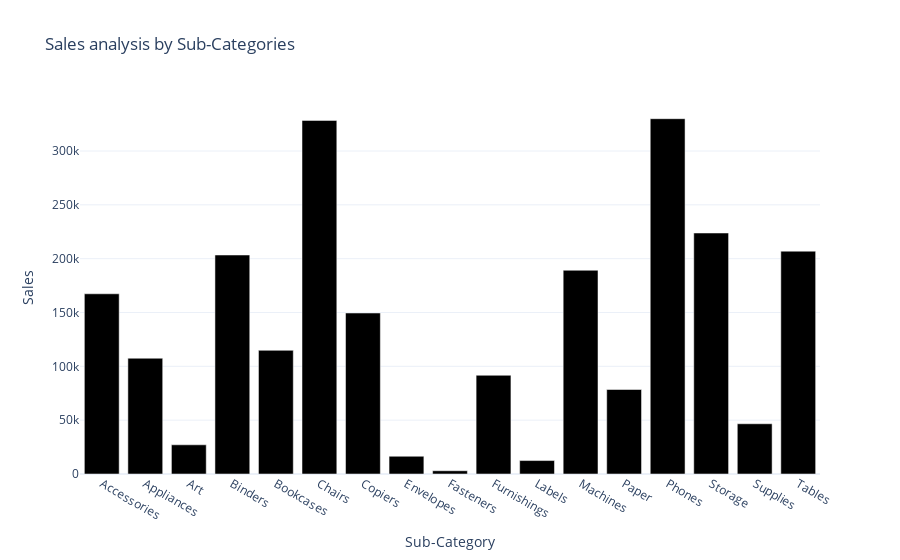

The notebook cell saved with this chart:
### Code cell
fig=px.bar(sales_by_sc,
          x="Sub-Category",
          y='Sales',title="Sales analysis by Sub-Categories",
          color_discrete_sequence=["black"])
fig.show()

### Figure 1 — Plotly figure (JSON) as saved in the notebook; plotly's stock layout.template omitted (floating-point values rounded to 4 significant figures)
{"data": [{"alignmentgroup": "True", "hovertemplate": "Sub-Category=%{x}<br>Sales=%{y}<extra></extra>", "legendgroup": "", "marker": {"color": "black", "pattern": {"shape": ""}}, "name": "", "offsetgroup": "", "orientation": "v", "showlegend": false, "textposition": "auto", "type": "bar", "x": ["Accessories", "Appliances", "Art", "Binders", "Bookcases", "Chairs", "Copiers", "Envelopes", "Fasteners", "Furnishings", "Labels", "Machines", "Paper", "Phones", "Storage", "Supplies", "Tables"], "xaxis": "x", "y": [167400.0, 107500.0, 27120.0, 203400.0, 114900.0, 328400.0, 149500.0, 16480.0, 3024.0, 91710.0, 12490.0, 189200.0, 78480.0, 330000.0, 223800.0, 46670.0, 207000.0], "yaxis": "y"}], "layout": {"autosize": true, "barmode": "relative", "legend": {"tracegroupgap": 0}, "title": {"text": "Sales analysis by Sub-Categories"}, "xaxis": {"anchor": "y", "autorange": true, "domain": [0, 1], "range": [-0.5, 16.5], "title": {"text": "Sub-Category"}, "type": "category"}, "yaxis": {"anchor": "x", "autorange": true, "domain": [0, 1], "range": [0, 347400.0], "title": {"text": "Sales"}, "type": "linear"}}}
